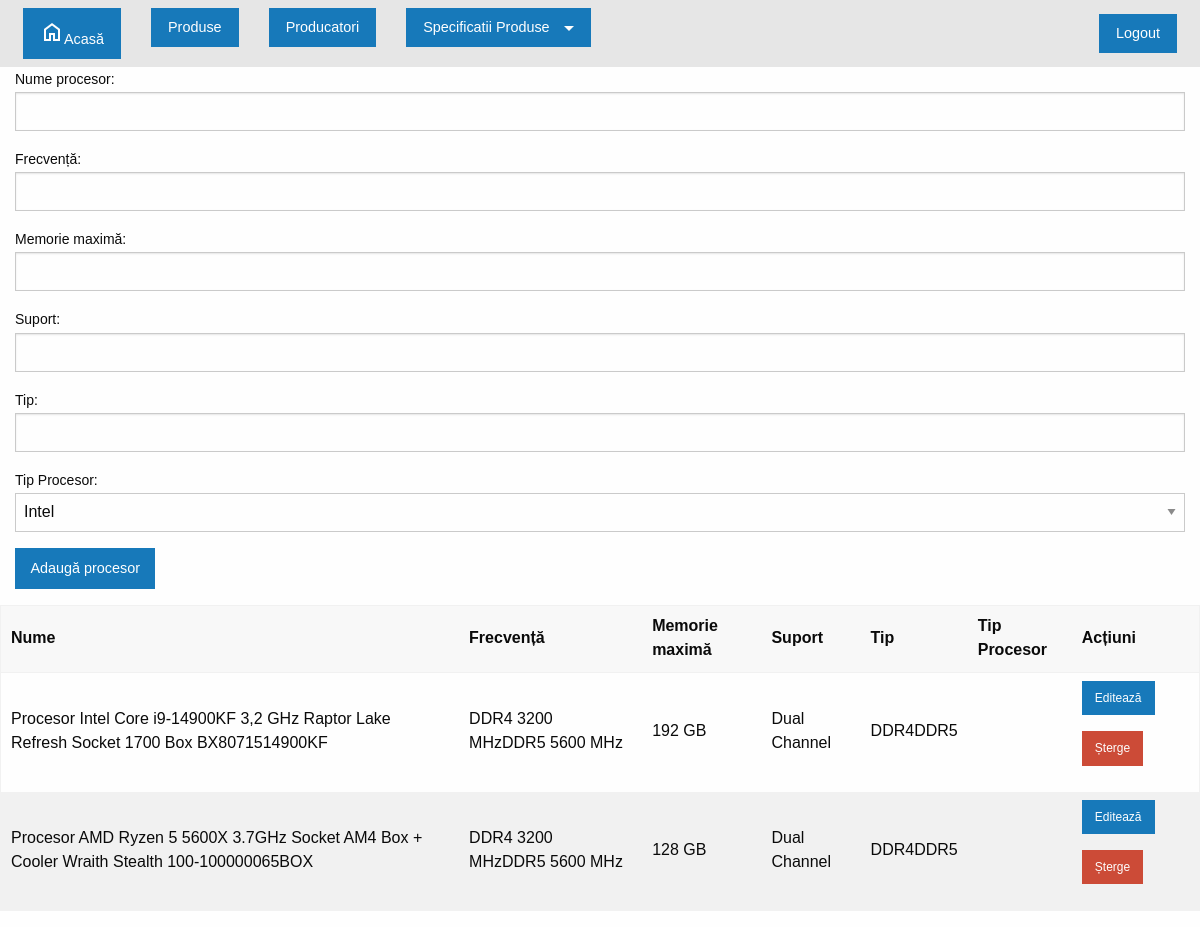
Screenshot of /toateprocesoarele.php (signed in) with the database file from the repository.
### tables this page shows
CREATE TABLE `pagini` (
  `Id` int(11) NOT NULL,
  `nume_meniu` varchar(255) DEFAULT NULL,
  `pagina` varchar(255) DEFAULT NULL,
  `parent_id` int(11) NOT NULL DEFAULT 0,
  `Meniu` varchar(10) NOT NULL
);

CREATE TABLE `procesoare` (
  `id` int(11) NOT NULL,
  `name` varchar(255) NOT NULL,
  `frecventa` varchar(255) NOT NULL,
  `memorie_maxima` varchar(255) NOT NULL,
  `suport` varchar(255) NOT NULL,
  `tip` varchar(255) NOT NULL,
  `tip_procesor` varchar(10) DEFAULT NULL
);

### toateprocesoarele.php (the view, shortened to what this page needs)
<?php
include 'db.php';
include 'header.php';
$sql = "SELECT * FROM procesoare";
$result = $conn->query($sql);
?>
<div class="grid-container">
    <div class="grid-x grid-margin-x">
        <div class="cell large-12">
            <form action="toateprocesoarele.php" method="post">
                <label for="name">Nume procesor:</label>
                <input type="text" id="name" name="name" required>
                <label for="frecventa">Frecvență:</label>
                <input type="text" id="frecventa" name="frecventa" required>
                <label for="memorie_maxima">Memorie maximă:</label>
                <input type="text" id="memorie_maxima" name="memorie_maxima" required>
                <label for="suport">Suport:</label>
                <input type="text" id="suport" name="suport" required>
                <label for="tip">Tip:</label>
                <input type="text" id="tip" name="tip" required>
                <label for="tip_procesor">Tip Procesor:</label>
                <select id="tip_procesor" name="tip_procesor" required>
                    <option value="Intel">Intel</option>
                </select>
                <button type="submit" name="add" class="button primary">Adaugă procesor</button>
            </form>
        </div>
    </div>
</div>
<table>
  <thead>
    <tr>
      <th>Nume</th>
      <th>Frecvență</th>
      <th>Memorie maximă</th>
      <th>Suport</th>
      <th>Tip</th>
      <th>Tip Procesor</th>
      <th>Acțiuni</th>
    </tr>
  </thead>
  <tbody>
    <?php while ($row = $result->fetch_assoc()): ?>
    <tr>
      <td><?php echo htmlspecialchars($row['name']); ?></td>
      <td><?php echo htmlspecialchars($row['frecventa']); ?></td>
      <td><?php echo htmlspecialchars($row['memorie_maxima']); ?></td>
      <td><?php echo htmlspecialchars($row['suport']); ?></td>
      <td><?php echo htmlspecialchars($row['tip']); ?></td>
      <td><?php echo htmlspecialchars($row['tip_procesor']); ?></td>
      <td>
        <a href="editare_procesor.php?id=<?php echo $row['id']; ?>" class="button small">Editează</a>
        <a href="toateprocesoarele.php?delete=<?php echo $row['id']; ?>" class="button alert small">Șterge</a>
      </td>
    </tr>
    <?php endwhile; ?>
  </tbody>
</table>
</body>
</html>

### header.php (shortened to what this page needs)
<?php
require 'db.php';
function getNavbarItems($userType, $conn) {
    $query = "
        SELECT p.id, p.nume_meniu, p.pagina, p.parent_id
        FROM pagini p
        JOIN drepturi d ON p.id = d.IdPage
        WHERE d.IdUserType = ? AND p.Meniu = 1
        ORDER BY p.parent_id, p.id";
    $stmt = $conn->prepare($query);
    $stmt->bind_param("i", $userType);
    $stmt->execute();
    $result = $stmt->get_result();
    $navbarItems = $result->fetch_all(MYSQLI_ASSOC);
    $menu = [];
    foreach ($navbarItems as $item) {
        if ($item['parent_id'] == 0) {
            $menu[$item['id']] = $item;
            $menu[$item['id']]['sub_items'] = [];
        } else {
            $menu[$item['parent_id']]['sub_items'][] = $item;
        }
    }
    return $menu;
}
$userType = null;
if (isset($_SESSION['user_type'])) {
    $userType = $_SESSION['user_type'];
}
$navbarItems = $userType !== null ? getNavbarItems($userType, $conn) : [];
?>
<!doctype html>
<html class="no-js" lang="en" dir="ltr">
<head>
    <link rel="stylesheet" href="css/foundation.css">
    <link rel="stylesheet" href="css/style.css">
</head>
<body>
<nav class="top-bar">
    <div class="top-bar-left">
        <ul class="dropdown menu" data-dropdown-menu>
            <li><a href="home.php" class="button"><span class="material-symbols-outlined">home</span>Acasă</a></li>
            <?php foreach ($navbarItems as $item): ?>
                <?php if (empty($item['sub_items'])): ?>
                    <li><a href="<?php echo htmlspecialchars($item['pagina']); ?>" class="button"><?php echo htmlspecialchars($item['nume_meniu']); ?></a></li>
                <?php else: ?>
                    <li class="has-submenu">
                        <button href="#" data-dropdown="drop<?php echo $item['id']; ?>" aria-controls="drop<?php echo $item['id']; ?>" aria-expanded="false" class="button dropdown"><?php echo htmlspecialchars($item['nume_meniu']); ?></button>
                    </li>
                <?php endif; ?>
            <?php endforeach; ?>
        </ul>
    </div>
    <div class="top-bar-right">
        <ul class="menu">
            <?php if (isset($_SESSION['user'])): ?>
                <li><a href="logout.php" class="button">Logout</a></li>
            <?php else: ?>
                <li><a href="login.php" class="button">Logare</a></li>
            <?php endif; ?>
        </ul>
    </div>
</nav>
</body>
</html>

### css/style.css (style rules this page uses)
body, html { margin: 0; padding: 0; font-family: Arial, sans-serif; }
nav ul { list-style-type: none; margin: 0; padding: 0; text-align: center; }
.top-bar { color: blue; }
nav ul li { display: inline; margin: 0 15px; }
nav ul li a, .login-button, .register-button { color: white; text-decoration: none; padding: 10px 20px; text-align: center; display: inline-block; font-size: 16px; margin: 4px 2px; transition-duration: 0.4s; cursor: pointer; border-radius: 5px; }

### rows the page displays
pagini: nume_meniu "Produse"
pagini: nume_meniu "Producatori"
pagini: nume_meniu "Specificatii Produse"
procesoare: name "Procesor Intel Core i9-14900KF 3,2 GHz Raptor Lake Refresh Socket 1700 Box BX8071514900KF", frecventa "DDR4 3200 MHzDDR5 5600 MHz", memorie_maxima "192 GB", suport "Dual Channel", tip "DDR4DDR5"
procesoare: name "Procesor AMD Ryzen 5 5600X 3.7GHz Socket AM4 Box + Cooler Wraith Stealth 100-100000065BOX", frecventa "DDR4 3200 MHzDDR5 5600 MHz", memorie_maxima "128 GB", suport "Dual Channel", tip "DDR4DDR5"
